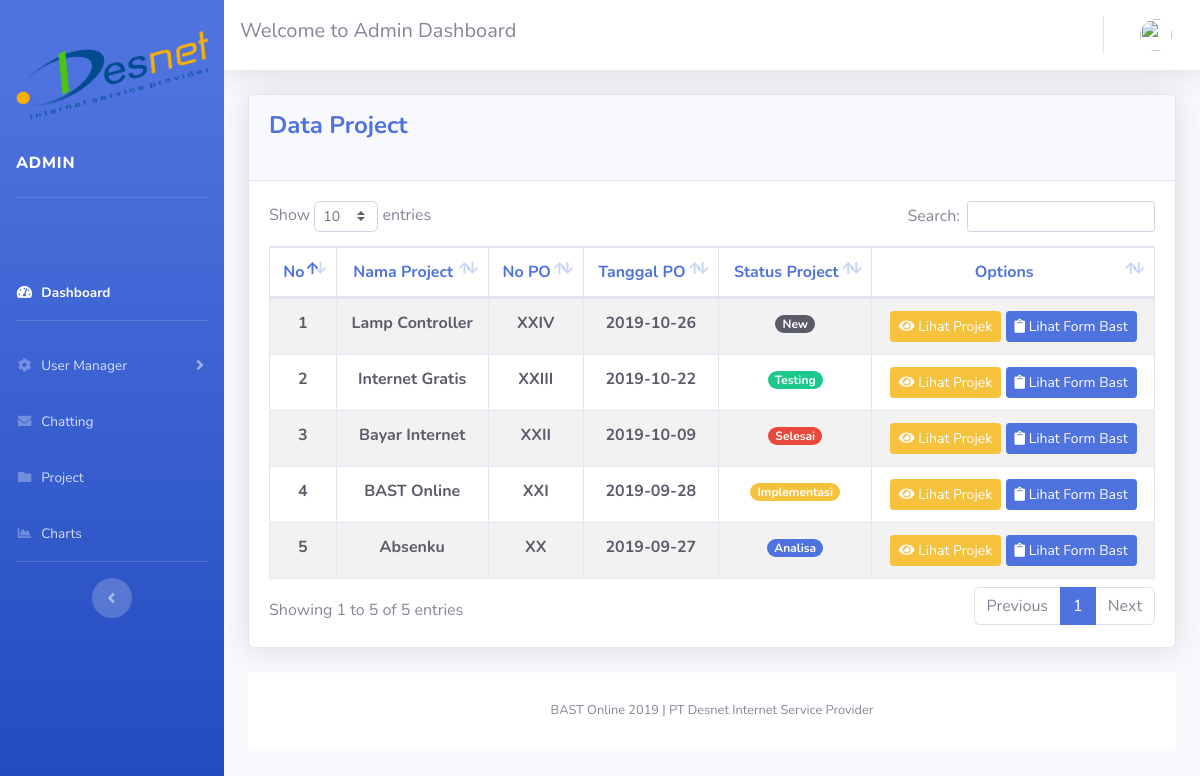
The app's page /index.php/admin/project with its own data.
### tables this page shows
CREATE TABLE `project` (
  `id_project` int(11) NOT NULL,
  `nama_project` varchar(50) NOT NULL,
  `id_marketing` int(11) NOT NULL,
  `id_programmer` int(11) NOT NULL,
  `id_pelanggan` int(11) NOT NULL,
  `no_po` varchar(50) NOT NULL,
  `tanggal_po` date NOT NULL,
  `status` enum('New','Analisa','Desain','Implementasi','Testing','Selesai') NOT NULL,
  `presentase` varchar(3) NOT NULL,
  `harga` varchar(255) NOT NULL,
  `sign_marketing` varchar(255) NOT NULL,
  `sign_pelanggan` varchar(255) NOT NULL,
  `tgl_bast` date NOT NULL
);

### application/views/admin/layout/content.php (called while the page is built)
<?php
if( $isi )
{
    $this -> load->view( $isi );
}

### application/views/admin/layout/wrapper.php (called while the page is built)
<?php
require_once ('head.php');
require_once ('sidebar.php');
require_once ('nav.php');
require_once ('content.php');
require_once ('footer.php');

### application/controllers/admin/Project.php (called while the page is built, shortened)
<?php
class Project extends CI_Controller {
    public function __construct(){
        $this->load->model('model_project');
    }
    public function index()
    {
        $id_user=$this->session->userdata('id_user');
        $data=array('title'         =>'Admin Dashboard',
                    'isi'           =>'admin/project/data_project',
                    'data_project'  => $this->model_project->get_all(),
                    'id'            => $id_user
                );
        $this->load->view('admin/layout/wrapper',$data,FALSE);
    }
}

### index.php (called while the page is built, shortened)
<?php
require_once BASEPATH.'core/CodeIgniter.php';

### application/models/Model_project.php (called while the page is built, shortened)
<?php
class Model_project extends CI_Model {
    public function get_all()
    {
        $query = $this->db->select("*")
                 ->from('project')
                 ->order_by('id_project', 'DESC')
                 ->get();
        return $query->result();
    }
}

### application/views/admin/project/data_project.php (the view, shortened to what this page needs)
<div class="container-fluid">
<div class="card shadow mb-4">
  <div class="card-header py-3">
    <h4 class="m-0 font-weight-bold text-primary">Data Project</h4> <br>
  </div>
  <div class="card-body"  >
    <div class="table-responsive"  >
      <table class="table table-striped table-bordered table-hover"  id="dataTable" width="100%" cellspacing="0" >
      <thead align="center" class="m-0 font-weight-bold text-primary">
        <tr>
          <th>No</th>
          <th>Nama Project</th>
          <th>No PO</th>
          <th>Tanggal PO</th>
          <th>Status Project</th>
          <th>Options</th>
        </tr>
      </thead>
      <tbody align="center" class="m-0 font-weight-bold text-dark">
      <?php
          $no = 1;
          foreach($data_project as $hasil){
      ?>
        <tr>
          <td><?php echo $no++ ?></td>
          <td><?php echo $hasil->nama_project ?></td>
          <td><?php echo $hasil->no_po ?></td>
          <td><?php echo $hasil->tanggal_po ?></td>
          <td > <span class="badge badge-pill  <?php if($hasil->status=="New") {echo "badge-dark";}
                                                     elseif($hasil->status=="Analisa") {echo "badge-primary";}
                                                     elseif($hasil->status=="Desain") {echo "badge-info";}
                                                     elseif($hasil->status=="Implementasi") {echo "badge-warning";}
                                                     elseif($hasil->status=="Testing") {echo "badge-success";}
                                                     elseif($hasil->status=="Selesai") {echo "badge-danger";}
          ?>" ><?php echo $hasil->status ?></span></td>
          <td>
            <a href="<?php echo base_url() ?>admin/project/lihat/<?php echo $hasil->id_project?>" class="btn btn-sm btn-warning"><span class="fa fa-eye"></span> Lihat Projek</a>
            <a href="<?php echo base_url() ?>admin/project/bast/<?php echo $hasil->id_project?>" class="btn btn-sm btn-primary"><span class="fa fa-clipboard"></span> Lihat Form Bast</a>
          </td>
        </tr>
      <?php } ?>
      </tbody>
      </table>
    </div>
</div>
</div>

### records on screen
project: nama_project "Lamp Controller", no_po "XXIV", tanggal_po "2019-10-26", status "New"
project: nama_project "Internet Gratis", no_po "XXIII", tanggal_po "2019-10-22", status "Testing"
project: nama_project "Bayar Internet", no_po "XXII", tanggal_po "2019-10-09", status "Selesai"
project: nama_project "BAST Online", no_po "XXI", tanggal_po "2019-09-28", status "Implementasi"
project: nama_project "Absenku", no_po "XX", tanggal_po "2019-09-27", status "Analisa"
